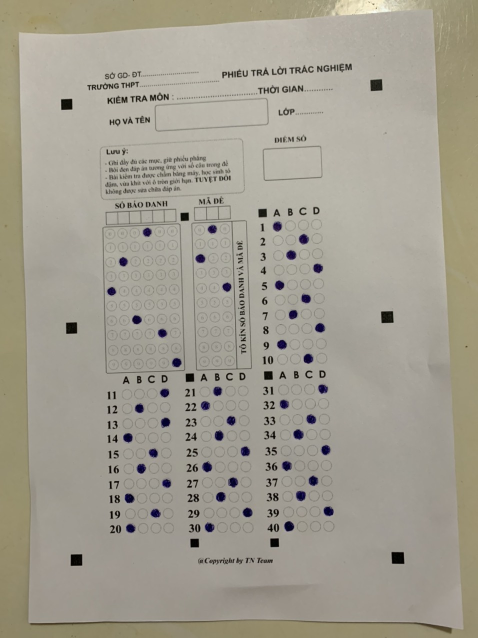
#> input picture phieu5.jpg, 956 x 1276 px (shown at 1/2 size)
$ python main.py
#> lines starting #> are read from the running program, lines starting #| are printed output that depends on the picture; after the words box and inside, x2 and y2 are one past the last pixel; in counts of white or black regions, pixels touching at a corner belong together
### support.py
import cv2
import numpy as np

# [11 lines left out: function get_recMax, not called in this run]

def get_corn(contour):
    peri = cv2.arcLength(contour,True)
    approx = cv2.approxPolyDP(contour,0.02*peri,True)
    approx = approx.tolist()
    return_list = []
    for i in range(len(approx)):
        return_list.append(approx[i][0])
    return return_list

def rearrage_point(rect_cont):
    length = rect_cont.shape[0]
    points = rect_cont.reshape((length,2))
    new_points = np.zeros((4,1), np.int32)
    add = points.sum(1)
    new_points[0] = np.argmin(add)
    new_points[3] = np.argmax(add)
    diff = np.diff(points,axis=1)
    new_points[1] = np.argmin(diff)
    new_points[2] = np.argmax(diff)
    return new_points

def split(img,numr,numc):
    rows = np.vsplit(img,numr)
    list_img = []
    list_temp = []
    for r in rows:
        cols = np.hsplit(r,numc)
        for c in cols:
            c1 = cv2.Canny(c,70,200)
            list_img.append(c1)
            list_temp.append(c)
    return list_img

# [11 lines left out: function get_pointFrame, not called in this run]

def total_point(point):
    return np.sum(point)

### main.py
import cv2
import support
import numpy as np

img = cv2.imread("phieu5.jpg")
#> img is the input picture: shape (1276, 956, 3); mean B, G, R 144.3, 157.2, 161.8
width = 550
w,h = img.shape[1],img.shape[0]
#> w = 956; h = 1276
height = int((width*h)/w)
#> height = 734
img = cv2.resize(img,(width,height))
#> img: shape (734, 550, 3)
img_gray = cv2.cvtColor(img,cv2.COLOR_BGR2GRAY)


img_canny = cv2.Canny(img_gray,400,550)
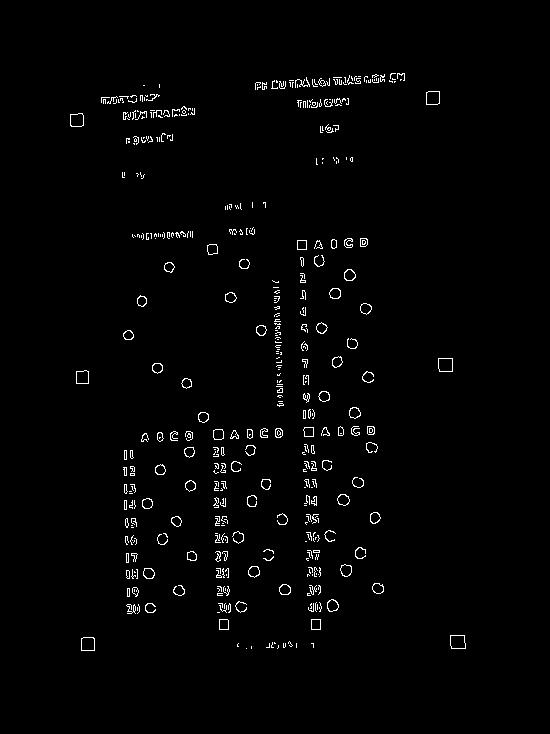
#> img_canny: shape (734, 550); 1.6% white in thin lines or dots, all inside (x1, y1, x2, y2) = (70, 73, 466, 651)
img2 = img.copy()

contour,_ = cv2.findContours(img_canny,cv2.RETR_EXTERNAL,cv2.CHAIN_APPROX_NONE)
#> contour = 435 contours, 379 with area under 20; largest, box (x1, y1, x2, y2) and area: (450, 635, 466, 649) 185, (438, 358, 453, 372) 180, (81, 637, 95, 651) 167, (426, 91, 440, 105) 166, (70, 113, 84, 127) 158
list_contour = []
for con in contour:
    area = cv2.contourArea(con)
    if area > 100 :
        peri = cv2.arcLength(con,True)
        approx = cv2.approxPolyDP(con,peri*0.02,True)
        # print(len(approx))
        if len(approx)  == 4 or len(approx) ==5:
            list_contour.append(con)
#> this loop made 435 passes
#> (area, peri, approx) on passes 12, 13, 218, 348, 393: (167, 50.83, [[81, 638], [81, 650], [94, 650], [93, 637]]), (185, 54.83, [[450, 635], [451, 648], [465, 648], [464, 635]]), (179.5, 53.41, [[438, 358], [439, 371], [452, 371], [452, 358]]), (158, 49.66, [[82, 113], [70, 114], [71, 126], [83, 125]]), (166, 50.83, [[426, 92], [426, 104], [439, 103], [439, 91]])
#> (area, peri) on passes 31, 64, 127, 211, 262: (105, 38.97), (104, 40.14), (102, 38.97), (147, 48.83), (101, 36.97)
#> after the loop, list_contour = 6 contours; box (x1, y1, x2, y2) and area: (450, 635, 466, 649) 185, (438, 358, 453, 372) 180, (81, 637, 95, 651) 167, (426, 91, 440, 105) 166, (70, 113, 84, 127) 158, (76, 370, 89, 384) 147
cv2.drawContours(img2,list_contour,-1,(0,255,0),2)
#> img2: shape (734, 550, 3); mean B, G, R 144, 157.5, 161.5

for i in range(len(list_contour)):
    corn = support.get_corn(list_contour[i])
    corn = np.array(corn)
    x = support.rearrage_point(corn)
    new_points = [[],[],[],[]]
    new_points[0] = corn[x[0][0]]
    new_points[1] = corn[x[1][0]]
    new_points[2] = corn[x[2][0]]
    new_points[3] = corn[x[3][0]]
    list_contour[i] = new_points
#> this loop made 6 passes
#> (peri in get_corn, length in rearrage_point, points in rearrage_point, add in rearrage_point, diff in rearrage_point, x) on passes 1, 2, 4, 5, 6: (50.83, 4, [[81, 638], [81, 650], [94, 650], [93, 637]], [719, 731, 744, 730], [557, 569, 556, 544], [0, 3, 1, 2]), (54.83, 4, [[450, 635], [451, 648], [465, 648], [464, 635]], [1085, 1099, 1113, 1099], [185, 197, 183, 171], [0, 3, 1, 2]), (53.41, 4, [[438, 358], [439, 371], [452, 371], [452, 358]], [796, 810, 823, 810], [-80, -68, -81, -94], [0, 3, 1, 2]), (49.66, 4, [[82, 113], [70, 114], [71, 126], [83, 125]], [195, 184, 197, 208], [31, 44, 55, 42], [1, 0, 2, 3]), (50.83, 4, [[426, 92], [426, 104], [439, 103], [439, 91]], [518, 530, 542, 530], [-334, -322, -336, -348], [0, 3, 1, 2])
#> (peri in get_corn, corn, length in rearrage_point, add in rearrage_point, diff in rearrage_point, x) on pass 3: (48.83, [[88, 371], [86, 370], [76, 371], [76, 383], [88, 383]], 5, [459, 456, 447, 459, 471], [283, 284, 295, 307, 295], [2, 0, 3, 4])
#> after the loop, list_contour = 6 items

list_contour = sorted(list_contour,key = support.total_point)
print(len(list_contour))
#| 6
list_contour = np.array(list_contour)
print(list_contour)
#> (printed output is left out)
cv2.waitKey(0)
x_index = support.rearrage_point(list_contour.sum(1))
#> x_index = [0, 2, 3, 5]
print(x_index)
#| [[0]
#|  [2]
#|  [3]
#|  [5]]
print(list_contour.sum(1))
#| [[ 306  478]
#|  [ 328 1508]
#|  [1730  390]
#|  [ 349 2575]
#|  [1781 1458]
#|  [1830 2566]]
x1 = list_contour[x_index[0][0]][3]
#> x1 = [83, 125]
x2 = list_contour[x_index[1][0]][2]
#> x2 = [426, 104]
x3 = list_contour[x_index[2][0]][1]
#> x3 = [93, 637]
x4 = list_contour[x_index[3][0]][0]
#> x4 = [450, 635]
print(x1,x2,x3,x4)
#| [ 83 125] [426 104] [ 93 637] [450 635]


pts1 = np.float32([x1,x2,x3,x4])
#> pts1 = [[83, 125], [426, 104], [93, 637], [450, 635]]
pts2 = np.float32([[0,0],[width,0],[0,height],[width,height]])
#> pts2 = [[0, 0], [550, 0], [0, 734], [550, 734]]
matrix = cv2.getPerspectiveTransform(pts1,pts2)
#> matrix = [[1.69, -0.0331, -136.3], [0.0927, 1.51, -197], [0.000115, 7.38e-05, 1]]
imgwrap = cv2.warpPerspective(img_gray,matrix,(width,height))
img_BD = imgwrap.copy()

wrap_canny = cv2.Canny(imgwrap,300,550)
#> wrap_canny: shape (734, 550); 1.4% white in thin lines or dots, all inside (x1, y1, x2, y2) = (54, 21, 454, 726)
cont,_ = cv2.findContours(wrap_canny,cv2.RETR_EXTERNAL,cv2.CHAIN_APPROX_NONE)
#> cont = 158 contours, 114 with area under 20; largest, box (x1, y1, x2, y2) and area: (366, 685, 384, 701) 208, (82, 639, 101, 654) 205, (412, 422, 429, 438) 203, (341, 711, 357, 726) 200, (248, 638, 265, 654) 200
ListCon = []
for c in cont:
    area = cv2.contourArea(c)
    if area > 0:
        peri = cv2.arcLength(c,True)
        approx = cv2.approxPolyDP(c,peri*0.02,True)
        if len(approx) == 4 or len(approx) == 5:
            ListCon.append(c)
#> this loop made 158 passes
#> (area, peri, approx) on pass 2: (194.5, 55.41, [[199, 711], [199, 724], [214, 724], [213, 711]])
#> (area, peri) on passes 1, 6, 13, 24, 38, 40: (200.5, 55.07), (68.5, 36.38), (208, 54.63), (180, 51.46), (205, 54.63), (200, 53.8)
#> after the loop, ListCon = 6 contours; box (x1, y1, x2, y2) and area: (341, 711, 357, 726) 200, (199, 711, 215, 725) 194, (340, 448, 357, 462) 194, (198, 185, 214, 199) 193, (199, 448, 215, 462) 192, (340, 185, 356, 199) 190
cv2.drawContours(imgwrap,ListCon,-1,(0,255,0),2)
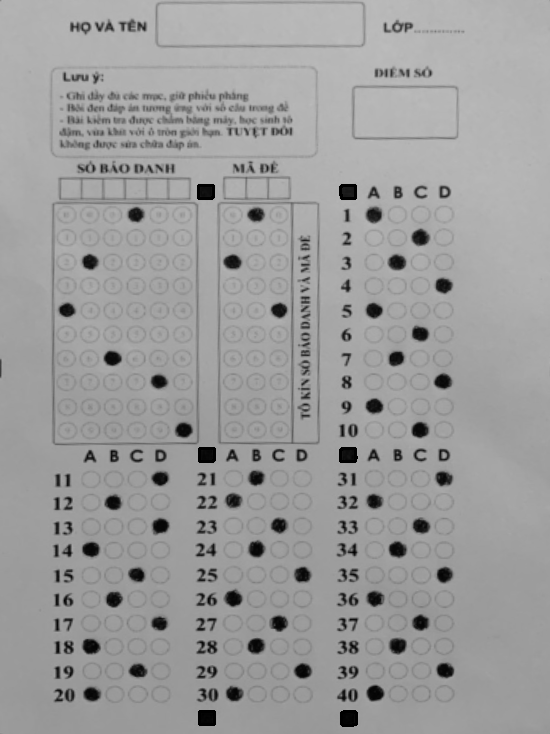
#> imgwrap: shape (734, 550); min 0, max 190, mean 156.5
for i in range(len(ListCon)):
    corn = support.get_corn(ListCon[i])
    print(corn)
    corns = np.array(corn)
    x = support.rearrage_point(corns)
    new_points = [[],[],[],[]]
    new_points[0] = corn[x[0][0]]
    new_points[1] = corn[x[1][0]]
    new_points[2] = corn[x[2][0]]
    new_points[3] = corn[x[3][0]]
    ListCon[i] = new_points
#> this loop made 6 passes
#> (peri in get_corn, length in rearrage_point, points in rearrage_point, add in rearrage_point, diff in rearrage_point) on passes 2 to 6: (55.41, 4, [[199, 711], [199, 724], [214, 724], [213, 711]], [910, 923, 938, 924], [512, 525, 510, 498]), (55.66, 4, [[341, 448], [341, 461], [355, 461], [355, 448]], [789, 802, 816, 803], [107, 120, 106, 93]), (54.24, 4, [[199, 449], [199, 461], [213, 461], [213, 448]], [648, 660, 674, 661], [250, 262, 248, 235]), (54.83, 4, [[341, 185], [341, 198], [355, 198], [355, 185]], [526, 539, 553, 540], [-156, -143, -157, -170]), (54.83, 4, [[198, 186], [198, 198], [212, 198], [213, 185]], [384, 396, 410, 398], [-12, 0, -14, -28])
#> (peri in get_corn, corn, length in rearrage_point, add in rearrage_point, diff in rearrage_point) on pass 1: (55.07, [[341, 712], [341, 724], [356, 724], [356, 713], [354, 711]], 5, [1053, 1065, 1080, 1069, 1065], [371, 383, 368, 357, 357])
#| [[341, 712], [341, 724], [356, 724], [356, 713], [354, 711]]
#| [[199, 711], [199, 724], [214, 724], [213, 711]]
#| [[341, 448], [341, 461], [355, 461], [355, 448]]
#| [[199, 449], [199, 461], [213, 461], [213, 448]]
#| [[341, 185], [341, 198], [355, 198], [355, 185]]
#| [[198, 186], [198, 198], [212, 198], [213, 185]]
#> after the loop, ListCon = 6 items
ListCon = sorted(ListCon,key=support.total_point)
print(ListCon)
#> (printed output is left out)
d = ListCon[1][0][0] - ListCon[0][0][0]
#> d = 143
dv1 = int(d/6)
#> dv1 = 23
dv3 = int(d/2)
#> dv3 = 71
dv10 = dv1 * 10
#> dv10 = 230
##################################################################
#Lay so bao danh
wBD = 480
hBD = 700
numRow = 10
numCow = 6


x1 = [ListCon[0][0][0] - d,ListCon[0][0][1]]
#> x1 = [55, 186]
x4 = ListCon[2][0]
#> x4 = [199, 449]
x2 = [x4[0],x1[1]]
#> x2 = [199, 186]
x3 = [x1[0],x4[1]]
#> x3 = [55, 449]
print(x1,x2,x3,x4)
#| [55, 186] [199, 186] [55, 449] [199, 449]
pts1 = np.float32([x1,x2,x3,x4])
#> pts1 = [[55, 186], [199, 186], [55, 449], [199, 449]]
pts2 = np.float32([[0,0],[wBD,0],[0,hBD],[wBD,hBD]])
matrix = cv2.getPerspectiveTransform(pts1,pts2)
#> matrix = [[3.33, 2.57e-17, -183.3], [0, 2.66, -495.1], [-2.82e-19, -1.13e-19, 1]]
imgBD = cv2.warpPerspective(img_BD,matrix,(wBD,hBD))
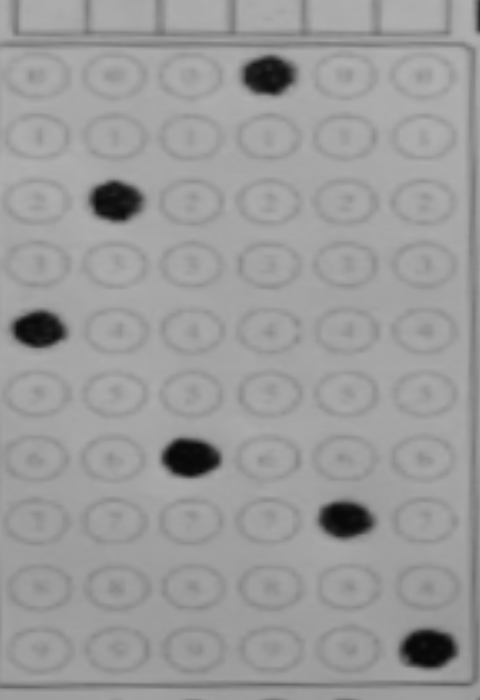
#> imgBD: shape (700, 480); min 7, max 177, mean 154.9
# cv2.imshow("SBD",imgBD)

sub_imgs = support.split(imgBD,10,6)
#> in split, `rows = np.vsplit(img,numr)`: rows = 10 items
#> the loop in split, `for r in rows:` made 10 passes
#> after the loop in split, `for r in rows:`:
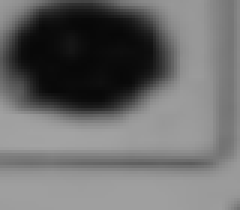
#> c: shape (70, 80) (shown 3 times larger); min 8, max 163, mean 107.4
#> after the loop in split, `for r in rows:`: list_img = 60 items
#> sub_imgs = 60 items
r,c = 0,0
myList = np.zeros((10,6))
for i in sub_imgs:
    myList[r][c] = cv2.countNonZero(i)
    c += 1
    if c == 6:
        c = 0
        r+= 1
#> this loop made 60 passes
#> after the loop, c = 0; myList = [[0, 0, 0, 56, 0, 37], [0, 0, 0, 93, 0, 0], [0, 76, 0, 0, 0, 0], [0, 61, 0, 0, 0, 0], [147, 0, 0, 0, 0, 0], [0, 0, 0, 0, 0, 0], [0, 0, 167, 0, 0, 0], [0, 0, 0, 0, 115, 0], [0, 0, 0, 0, 0, 0], [0, 0, 0, 0, 0, 167]]; r = 10
myList = myList.T
SBD = []
for i in range(0,6):
    arr = myList[i]
    index = np.where(arr == np.amax(arr))
    SBD.append(index[0][0])
#> this loop made 6 passes
#> (arr, index) on passes 1 to 6: ([0, 0, 0, 0, 147, 0, 0, 0, 0, 0], ([4],)), ([0, 0, 76, 61, 0, 0, 0, 0, 0, 0], ([2],)), ([0, 0, 0, 0, 0, 0, 167, 0, 0, 0], ([6],)), ([56, 93, 0, 0, 0, 0, 0, 0, 0, 0], ([1],)), ([0, 0, 0, 0, 0, 0, 0, 115, 0, 0], ([7],)), ([37, 0, 0, 0, 0, 0, 0, 0, 0, 167], ([9],))
#> after the loop, SBD = [4, 2, 6, 1, 7, 9]
SBD = "".join(str(s) for s in SBD)
print(SBD)
#| 426179
##################################################################
# Lay ma de
wD = 360
hD = 500
x1 = ListCon[0][3]
#> x1 = [212, 198]
x1[0] = x1[0] +4
x4 = [x1[0] + dv3,ListCon[2][0][1]]
#> x4 = [287, 449]
x2 = [x4[0],x1[1]]
#> x2 = [287, 198]
x3 = [x1[0],x4[1]]
#> x3 = [216, 449]
pts1 = np.float32([x1,x2,x3,x4])
#> pts1 = [[216, 198], [287, 198], [216, 449], [287, 449]]
pts2 = np.float32([[0,0],[wD,0],[0,hD],[wD,hD]])
matrix = cv2.getPerspectiveTransform(pts1,pts2)
#> matrix = [[5.07, -5.62e-17, -1095.2], [0, 1.99, -394.4], [1.29e-34, 3.15e-19, 1]]
imgD = cv2.warpPerspective(img_BD,matrix,(wD,hD))
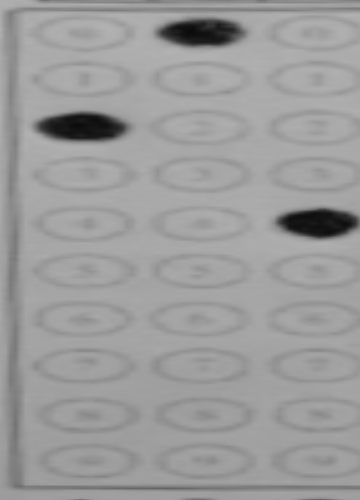
#> imgD: shape (500, 360); min 11, max 179, mean 155.9

subMD = support.split(imgD,10,3)
#> the loop in split (call 2), `for r in rows:` made 10 passes
#> subMD = 30 items
r,c = 0,0
myList = np.zeros((10,3))
for i in subMD:
    myList[r][c] = cv2.countNonZero(i)
    c += 1
    if c == 3:
        c = 0
        r+= 1
#> this loop made 30 passes
#> after the loop, c = 0; myList = [[0, 165, 0], [0, 0, 0], [195, 0, 0], [0, 0, 0], [0, 0, 175], [0, 0, 0], [0, 0, 0], [0, 0, 0], [0, 0, 0], [0, 0, 0]]; r = 10
myList = myList.T
MD = []
for i in range(0,3):
    arr = myList[i]
    index = np.where(arr == np.amax(arr))
    MD.append(index[0][0])
#> this loop made 3 passes
#> (arr, index) on passes 1 to 3: ([0, 0, 195, 0, 0, 0, 0, 0, 0, 0], ([2],)), ([165, 0, 0, 0, 0, 0, 0, 0, 0, 0], ([0],)), ([0, 0, 0, 0, 175, 0, 0, 0, 0, 0], ([4],))
#> after the loop, MD = [2, 0, 4]
MD = "".join(str(s) for s in MD)
print(MD)
#| 204
#cv2.imshow("MA DE",imgD)
##################################################################
# cham diem
score = []
wS,hS = 200,600
###############################
#frame 1 | 1->10


getX = ListCon[1][3]
#> getX = [355, 198]
x1 = [getX[0] +10,getX[1]]
#> x1 = [365, 198]
x4 = [x1[0] + dv1*4,ListCon[2][0][1]-10]
#> x4 = [457, 439]
x2 = [x4[0],x1[1]]
#> x2 = [457, 198]
x3 = [x1[0],x4[1]]
#> x3 = [365, 439]
# print(x1,x2,x3,x4)
# cv2.rectangle(img_BD,x1,x4,(0,255,0))

pts1 = np.float32([x1,x2,x3,x4])
#> pts1 = [[365, 198], [457, 198], [365, 439], [457, 439]]
pts2 = np.float32([[0,0],[wS,0],[0,hS],[wS,hS]])
matrix = cv2.getPerspectiveTransform(pts1,pts2)
#> matrix = [[2.17, 1.65e-18, -793.5], [-1.24e-16, 2.49, -492.9], [7.72e-19, -1.17e-34, 1]]
imgS1 = cv2.warpPerspective(img_BD,matrix,(wS,hS))

subMS1= support.split(imgS1,10,4)
#> call 3 of split, with numr = 10, numc = 4
#> the loop in split (call 3), `for r in rows:` made 10 passes
#> after the loop in split (call 3), `for r in rows:`:
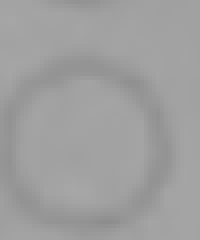
#> c: shape (60, 50) (shown 4 times larger); min 140, max 167, mean 158.9
#> after the loop in split (call 3), `for r in rows:`: list_img = 40 items
#> subMS1 = 40 items
r,c = 0,0
myList = np.zeros((10,4))
for i in subMS1:
    myList[r][c] = cv2.countNonZero(i)
    c += 1
    if c == 4:
        c = 0
        r+= 1
#> this loop made 40 passes
j = 0

for i in range(0,10):
    arr = myList[i]
    index = np.where(arr == np.amax(arr))
    score.append(index[0][0])


#cv2.imshow("1->10",imgS1)

###############################
# frame 2 11 -> 20
getX1 = ListCon[2][2]
getX2 = ListCon[4][0]
x1 = [getX1[0]-dv1*5,getX1[1]+10]
x4 = [getX1[0]-dv1,getX2[1]-10]
x2 = [x4[0],x1[1]]
x3 = [x1[0],x4[1]]
print(x1,x2,x3,x4)
#| [84, 471] [176, 471] [84, 701] [176, 701]
pts1 = np.float32([x1,x2,x3,x4])
pts2 = np.float32([[0,0],[wS,0],[0,hS],[wS,hS]])
matrix = cv2.getPerspectiveTransform(pts1,pts2)
imgS2 = cv2.warpPerspective(img_BD,matrix,(wS,hS))
# cv2.imshow("11->20",imgS2)

subMS2= support.split(imgS2,10,4)
r,c = 0,0
myList = np.zeros((10,4))
for i in subMS2:
    myList[r][c] = cv2.countNonZero(i)
    c += 1
    if c == 4:
        c = 0
        r+= 1
#> this loop made 40 passes
j = 0

for i in range(0,10):
    arr = myList[i]
    index = np.where(arr == np.amax(arr))
    score.append(index[0][0])
###############################
# frame 3 21 -> 30
getX1 = ListCon[2][3]
getX2 = ListCon[4][0]

x1 = [getX1[0]+10,getX1[1]+10]
x4 = [x1[0] + dv1*4,getX2[1]-10]
x2 = [x4[0],x1[1]]
x3 = [x1[0],x4[1]]
print(x1,x2,x3,x4)
#| [223, 471] [315, 471] [223, 701] [315, 701]
pts1 = np.float32([x1,x2,x3,x4])
pts2 = np.float32([[0,0],[wS,0],[0,hS],[wS,hS]])
matrix = cv2.getPerspectiveTransform(pts1,pts2)
imgS3 = cv2.warpPerspective(img_BD,matrix,(wS,hS))
#cv2.imshow("21 -> 30",imgS3)

subMS3= support.split(imgS3,10,4)
r,c = 0,0
myList = np.zeros((10,4))
for i in subMS3:
    myList[r][c] = cv2.countNonZero(i)
    c += 1
    if c == 4:
        c = 0
        r+= 1
j = 0

for i in range(0,10):
    arr = myList[i]
    index = np.where(arr == np.amax(arr))
    score.append(index[0][0])

###############################
# frame 3 21 -> 30

getX1 = ListCon[3][3]
getX2 = ListCon[4][0]

x1 = [getX1[0]+10,getX1[1]+10]
x4 = [x1[0] + dv1 * 4, getX2[1]-10]
x2 = [x4[0],x1[1]]
x3 = [x1[0],x4[1]]
print(x1,x2,x3,x4)
#| [365, 471] [457, 471] [365, 701] [457, 701]
pts1 = np.float32([x1,x2,x3,x4])
pts2 = np.float32([[0,0],[wS,0],[0,hS],[wS,hS]])
matrix = cv2.getPerspectiveTransform(pts1,pts2)
imgS4 = cv2.warpPerspective(img_BD,matrix,(wS,hS))
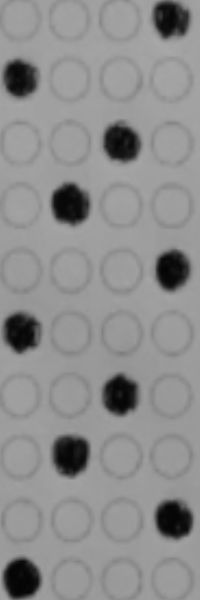
#> imgS4: shape (600, 200); min 4, max 168, mean 141.6
cv2.imshow("31 -> 40",imgS4)

subMS4= support.split(imgS4,10,4)
r,c = 0,0
myList = np.zeros((10,4))
for i in subMS4:
    myList[r][c] = cv2.countNonZero(i)
    c += 1
    if c == 4:
        c = 0
        r+= 1
j = 0

for i in range(0,10):
    arr = myList[i]
    index = np.where(arr == np.amax(arr))
    score.append(index[0][0])

print(score)
#| [0, 2, 1, 3, 0, 2, 1, 3, 0, 2, 3, 1, 3, 0, 2, 1, 3, 0, 2, 0, 1, 0, 2, 1, 3, 0, 2, 1, 3, 0, 3, 0, 2, 1, 3, 0, 2, 1, 3, 0]
#cv2.imshow("test1",imgwrap)
cv2.imshow("test",img_BD)
cv2.waitKey(0)
